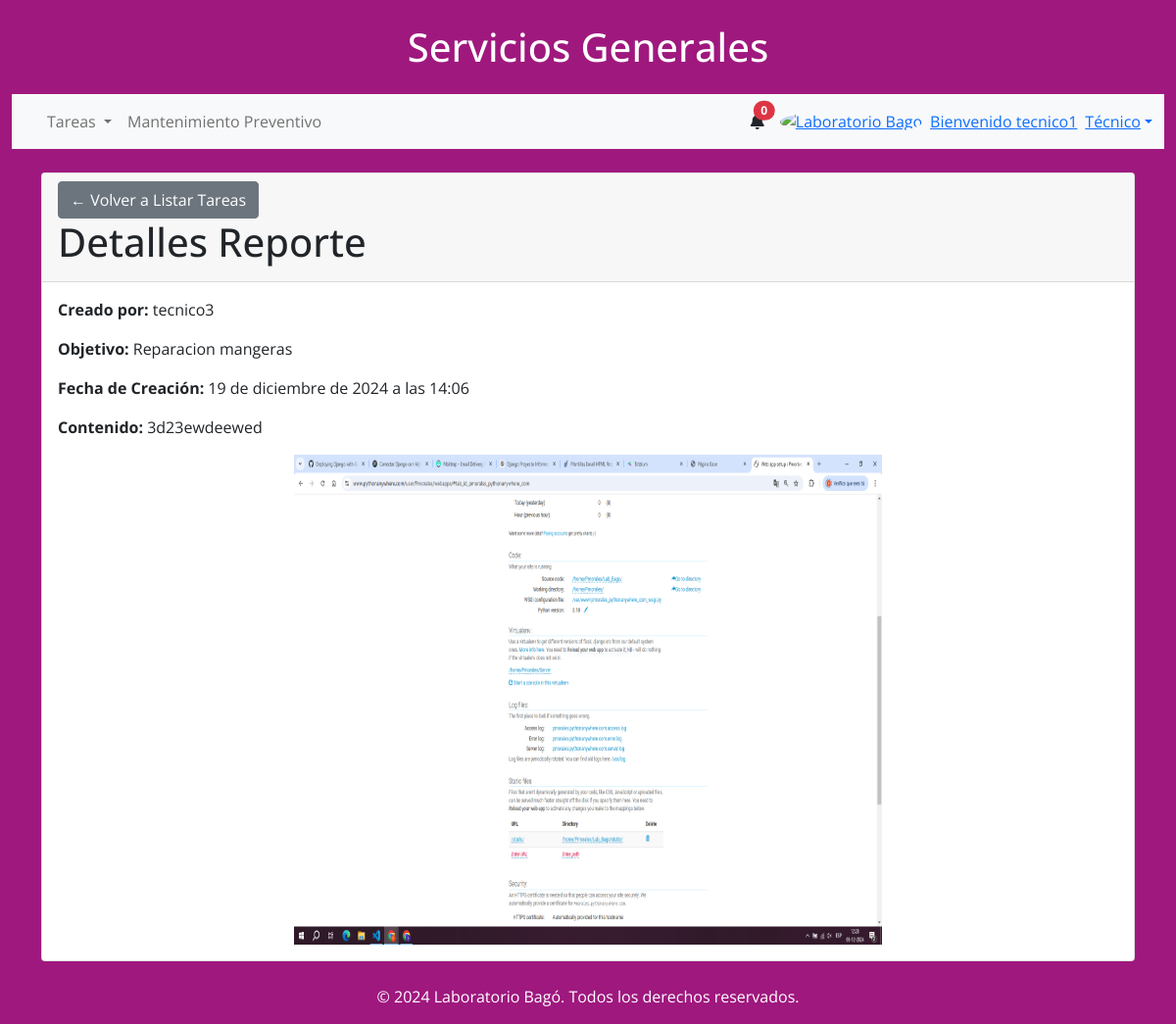
The app's page /internos/detalle/reporte/1/ (signed in), older data.
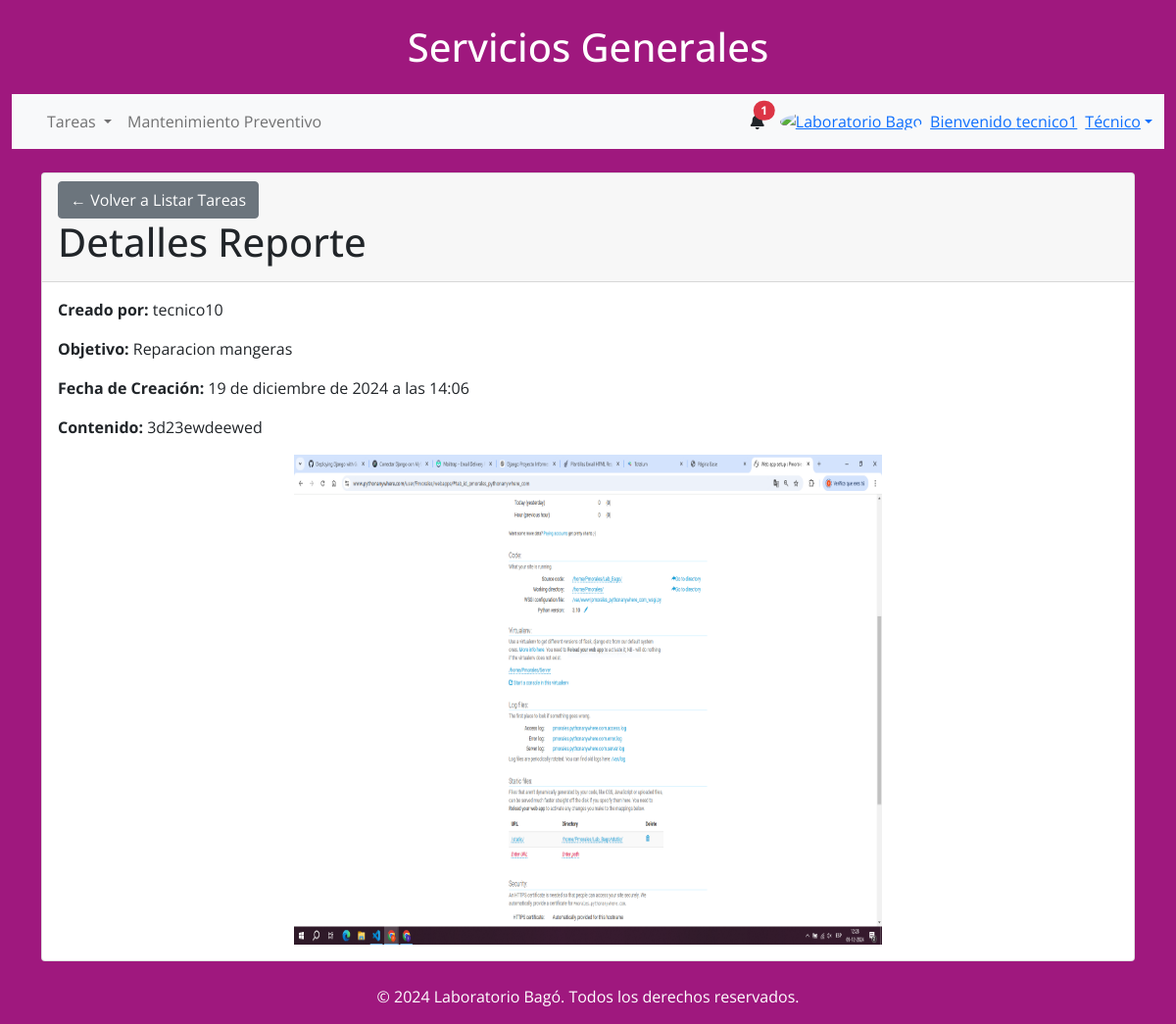
The same page, newer data.
### internal_workers/models.py (models this page shows, shortened)
class ReporteTarea(models.Model):
    tarea = models.OneToOneField(Tarea, on_delete=models.CASCADE, related_name='reporte_tarea')
    contenido = models.TextField(null=True, blank=True)
    imagen = models.ImageField(upload_to='reportes_tarea/', blank=False)
    creado_en = models.DateTimeField(auto_now_add=True)
    usuario = models.ForeignKey(User, on_delete=models.SET_NULL, null=True, blank=True)

class Tarea(models.Model):
    informe = models.ForeignKey(Informe, on_delete=models.CASCADE)
    objetivo = models.TextField(null=True, blank=True)
    estado = models.ForeignKey(Estado, on_delete=models.SET_NULL, null=True, blank=True)
    asignado_a = models.ForeignKey(User, on_delete=models.SET_NULL, null=True, blank=True, related_name="tareas")
    creado_en = models.DateTimeField(auto_now_add=True)

### internal_workers/views.py (the view)
# urls.py: path('detalle/reporte/<int:reporte_id>/', detalle_reporte, name='detalle_reporte'),
@login_required
def detalle_reporte(request, reporte_id):
    reporte = get_object_or_404(ReporteTarea, id=reporte_id)
    return render(request, 'app/detalle/reporte.html', {'reporte': reporte})

### app/context_processors.py (called while the page is built)
def user_groups(request):
    if request.user.is_authenticated:
        username = request.user.username
        grupos = request.user.groups.values_list('name', flat=True)
    else:
        username = None
        grupos = []
    return {
        'username': username,
        'grupos': grupos,
    }

def notificaciones(request):
    if request.user.is_authenticated:
        notificaciones = Notificacion.objects.filter(usuario=request.user, leido=False).order_by('-creado_en')[:3]
    else:
        notificaciones = []
    return {'notificaciones': notificaciones}

### app/templates/app/detalle/reporte.html
{% extends '../base.html' %}
{% block content %}
<div class="card mt-4">
    <div class="card-header">
        <a href="{% url 'listar_tareas' %}" class="btn btn-secondary">
            &#8592; Volver a Listar Tareas
        </a>
        <h1>Detalles Reporte</h1>
    </div>
    <div class="card-body">
        <p><strong>Creado por:</strong> {{ reporte.usuario.username }}</p>
        <p><strong>Objetivo:</strong> {{ reporte.tarea.objetivo }}</p>
        <p><strong>Fecha de Creación:</strong> {{ reporte.creado_en }}</p>
        <p><strong>Contenido:</strong> {{ reporte.contenido }}</p>
        <div class="text-center">
            <img src="{{ reporte.imagen.url }}" alt="Imagen del Reporte" class="img-fluid" style="width: 600px; height: 500px;">
        </div>
    </div>
</div>
{% endblock %}

### app/templates/app/base.html (shortened to what the changed rows need)
{% load static %}
<!DOCTYPE html>
<html lang="es">
    <head>
        <link
          href="https://cdnjs.cloudflare.com/ajax/libs/font-awesome/6.0.0/css/all.min.css"
          rel="stylesheet"
        />
        <link href="https://cdn.jsdelivr.net/npm/bootstrap@5.0.2/dist/css/bootstrap.min.css" rel="stylesheet">
        <link
          href="{% static 'css/style.css' %}"
          rel="stylesheet"
        />
    </head>
<body class="Body-base" style="font-family: 'Open Sans', sans-serif;">
    <div class="container-fluid">
    <header class="text-center my-4">
        <h1>Servicios Generales</h1>
    </header>
    <nav class="navbar navbar-expand-lg navbar-light bg-light">
        <div class="container-fluid">
            {% if user.is_authenticated %}
            <div class="collapse navbar-collapse" id="navbarSupportedContent">
                <ul class="navbar-nav me-auto mb-2 mb-lg-0">
                    {% if 'Supervisor' in grupos or 'Operario' in grupos or 'Técnico' in grupos %}
                    <li class="nav-item dropdown">
                        <a class="nav-link dropdown-toggle" href="#" id="tareasDropdown" role="button"
                           data-bs-toggle="dropdown" aria-expanded="false">
                            Tareas
                        </a>
                    </li>
                    {% endif %}
                    {% if 'Supervisor' in grupos or 'Técnico' in grupos or 'Externo' in grupos %}
                    <li class="nav-item">
                        <a class="nav-link" href="{% url 'lista_mantenimiento' %}">Mantenimiento Preventivo</a>
                    </li>
                    {% endif %}
                </ul>
            </div>
            <div class="d-flex align-items-center">
                <div class="dropdown">
                    <a
                        class="text-reset me-3 position-relative"
                        id="navbarDropdownMenuLink"
                        role="button"
                        data-bs-toggle="dropdown"
                        aria-expanded="false"
                        aria-label="Notifications"
                    >
                        <i class="fas fa-bell" aria-hidden="true"></i>
                        <span class="position-absolute top-0 start-100 translate-middle badge rounded-pill bg-danger">
                            {{ notificaciones|length }}
                        </span>
                    </a>
                </div>
            </div>
                <div class="dropdown">
                    <a
                        class="dropdown-toggle d-flex align-items-center"
                        href="#"
                        id="navbarDropdownMenuAvatar"
                        role="button"
                        data-bs-toggle="dropdown"
                        aria-expanded="false"
                    >
                        <img
                            src="https://bagochile.cl/wp-content/uploads/2023/05/cropped-SIMBOLO-LOGO-BAGO-OFF.jpg"
                            class="rounded-circle"
                            height="25"
                            alt="Laboratorio Bago"
                            loading="lazy"
                        />
                        {% if username %}
                        <span class="ms-2">Bienvenido {{ username }}</span>
                        {% if user.is_superuser %}
                            <span class="ms-2">Admin</span>
                        {% else %}
                            {% if grupos %}
                                {% for grupo in grupos %}
                                    <span class="ms-2">{{ grupo }}</span>
                                {% endfor %}
                            {% else %}
                                <span class="ms-2">Sin Rol Asignado</span>
                            {% endif %}
                        {% endif %}
                    {% endif %}
                    </a>
                </div>
                {% else %}
                <div>
                    <a href="{% url 'login' %}" class="btn btn-outline btn-rounded">Login</a>
                    <a href="{% url 'registro' %}" class="btn btn-outline btn-rounded">Registrarse</a>
                </div>
                {% endif %}
            </div>
        </div>
    <div class="container my-4">
        {% block content %}{% endblock content %}
    </div>
{% load sweetify %}
</body>
</html>

Row changes from the older to the newer data that the page shows:
changed through a linked row, ReporteTarea "3d23ewdeewed": usuario.username "tecnico3" → "tecnico10"
Text that changed along with them:
{{ notificaciones|length }}: "0" → "1"
